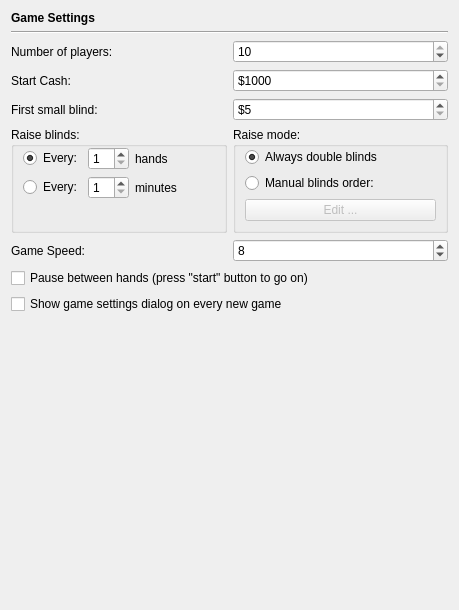
       <widget class="QWidget" name="page_2">
        <layout class="QVBoxLayout">
         <item>
          <widget class="QLabel" name="label_5">
           <property name="styleSheet">
            <string notr="true">QLabel { font-weight: bold;  }</string>
           </property>
           <property name="text">
            <string>Game Settings</string>
           </property>
          </widget>
         </item>
         <item>
          <widget class="Line" name="line_3">
           <property name="orientation">
            <enum>Qt::Horizontal</enum>
           </property>
          </widget>
         </item>
         <item>
          <layout class="QHBoxLayout">
           <item>
            <widget class="QLabel" name="label_4">
             <property name="text">
              <string>Number of players:</string>
             </property>
             <property name="buddy">
              <cstring>spinBox_quantityPlayers</cstring>
             </property>
            </widget>
           </item>
           <item>
            <widget class="QSpinBox" name="spinBox_quantityPlayers">
             <property name="minimum">
              <number>2</number>
             </property>
             <property name="maximum">
              <number>10</number>
             </property>
             <property name="value">
              <number>10</number>
             </property>
            </widget>
           </item>
          </layout>
         </item>
         <item>
          <layout class="QHBoxLayout">
           <item>
            <widget class="QLabel" name="label_2">
             <property name="text">
              <string>Start Cash:</string>
             </property>
             <property name="buddy">
              <cstring>spinBox_startCash</cstring>
             </property>
            </widget>
           </item>
           <item>
            <widget class="QSpinBox" name="spinBox_startCash">
             <property name="prefix">
              <string>$</string>
             </property>
             <property name="minimum">
              <number>1000</number>
             </property>
             <property name="maximum">
              <number>1000000</number>
             </property>
             <property name="singleStep">
              <number>50</number>
             </property>
            </widget>
           </item>
          </layout>
         </item>
         <item>
          <layout class="QHBoxLayout">
           <item>
            <widget class="QLabel" name="label_3">
             <property name="text">
              <string>First small blind:</string>
             </property>
             <property name="buddy">
              <cstring>spinBox_firstSmallBlind</cstring>
             </property>
            </widget>
           </item>
           <item>
            <widget class="QSpinBox" name="spinBox_firstSmallBlind">
             <property name="prefix">
              <string>$</string>
             </property>
             <property name="minimum">
              <number>5</number>
             </property>
             <property name="maximum">
              <number>20000</number>
             </property>
            </widget>
           </item>
          </layout>
         </item>
         <item>
          <layout class="QHBoxLayout">
           <item>
            <widget class="QGroupBox" name="groupBox_6">
             <property name="title">
              <string>Raise blinds:</string>
             </property>
             <layout class="QGridLayout">
              <property name="leftMargin">
               <number>9</number>
              </property>
              <property name="topMargin">
               <number>0</number>
              </property>
              <property name="bottomMargin">
               <number>9</number>
              </property>
              <item row="0" column="0">
               <widget class="QRadioButton" name="radioButton_raiseBlindsAtHands">
                <property name="text">
                 <string>Every:</string>
                </property>
                <property name="checked">
                 <bool>true</bool>
                </property>
               </widget>
              </item>
              <item row="0" column="1">
               <widget class="QSpinBox" name="spinBox_raiseSmallBlindEveryHands">
                <property name="minimum">
                 <number>1</number>
                </property>
               </widget>
              </item>
              <item row="0" column="2">
               <widget class="QLabel" name="label_47">
                <property name="sizePolicy">
                 <sizepolicy hsizetype="Expanding" vsizetype="Preferred">
                  <horstretch>0</horstretch>
                  <verstretch>0</verstretch>
                 </sizepolicy>
                </property>
                <property name="text">
                 <string>hands</string>
                </property>
               </widget>
              </item>
              <item row="1" column="0">
               <widget class="QRadioButton" name="radioButton_raiseBlindsAtMinutes">
                <property name="text">
                 <string>Every:</string>
                </property>
               </widget>
              </item>
              <item row="1" column="1">
               <widget class="QSpinBox" name="spinBox_raiseSmallBlindEveryMinutes">
                <property name="minimum">
                 <number>1</number>
                </property>
               </widget>
              </item>
              <item row="1" column="2">
               <widget class="QLabel" name="label_50">
                <property name="sizePolicy">
                 <sizepolicy hsizetype="Expanding" vsizetype="Preferred">
                  <horstretch>0</horstretch>
                  <verstretch>0</verstretch>
                 </sizepolicy>
                </property>
                <property name="text">
                 <string>minutes</string>
                </property>
               </widget>
              </item>
              <item row="2" column="1">
               <spacer>
                <property name="orientation">
                 <enum>Qt::Vertical</enum>
                </property>
                <property name="sizeHint" stdset="0">
                 <size>
                  <width>20</width>
                  <height>5</height>
                 </size>
                </property>
               </spacer>
              </item>
             </layout>
            </widget>
           </item>
           <item>
            <widget class="QGroupBox" name="groupBox_7">
             <property name="sizePolicy">
              <sizepolicy hsizetype="Expanding" vsizetype="Preferred">
               <horstretch>0</horstretch>
               <verstretch>0</verstretch>
              </sizepolicy>
             </property>
             <property name="title">
              <string>Raise mode:</string>
             </property>
             <layout class="QGridLayout">
              <property name="topMargin">
               <number>0</number>
              </property>
              <item row="0" column="0">
               <widget class="QRadioButton" name="radioButton_alwaysDoubleBlinds">
                <property name="text">
                 <string>Always double blinds</string>
                </property>
                <property name="checked">
                 <bool>true</bool>
                </property>
               </widget>
              </item>
              <item row="1" column="0">
               <widget class="QRadioButton" name="radioButton_manualBlindsOrder">
                <property name="text">
                 <string>Manual blinds order:</string>
                </property>
               </widget>
              </item>
              <item row="2" column="0">
               <widget class="QPushButton" name="pushButton_editManualBlindsOrder">
                <property name="enabled">
                 <bool>false</bool>
                </property>
                <property name="text">
                 <string>Edit ...</string>
                </property>
               </widget>
              </item>
             </layout>
            </widget>
           </item>
          </layout>
         </item>
         <item>
          <layout class="QHBoxLayout">
           <item>
            <widget class="QLabel" name="label">
             <property name="text">
              <string>Game Speed:</string>
             </property>
             <property name="buddy">
              <cstring>spinBox_gameSpeed</cstring>
             </property>
            </widget>
           </item>
           <item>
            <widget class="QSpinBox" name="spinBox_gameSpeed">
             <property name="minimum">
              <number>1</number>
             </property>
             <property name="maximum">
              <number>11</number>
             </property>
             <property name="singleStep">
              <number>1</number>
             </property>
             <property name="value">
              <number>8</number>
             </property>
            </widget>
           </item>
          </layout>
         </item>
         <item>
          <widget class="QCheckBox" name="checkBox_pauseBetweenHands">
           <property name="text">
            <string>Pause between hands (press &quot;start&quot; button to go on)</string>
           </property>
          </widget>
         </item>
         <item>
          <widget class="QCheckBox" name="checkBox_showGameSettingsDialogOnNewGame">
           <property name="text">
            <string>Show game settings dialog on every new game</string>
           </property>
          </widget>
         </item>
         <item>
          <spacer>
           <property name="orientation">
            <enum>Qt::Vertical</enum>
           </property>
           <property name="sizeHint" stdset="0">
            <size>
             <width>437</width>
             <height>285</height>
            </size>
           </property>
          </spacer>
         </item>
        </layout>
       </widget>
